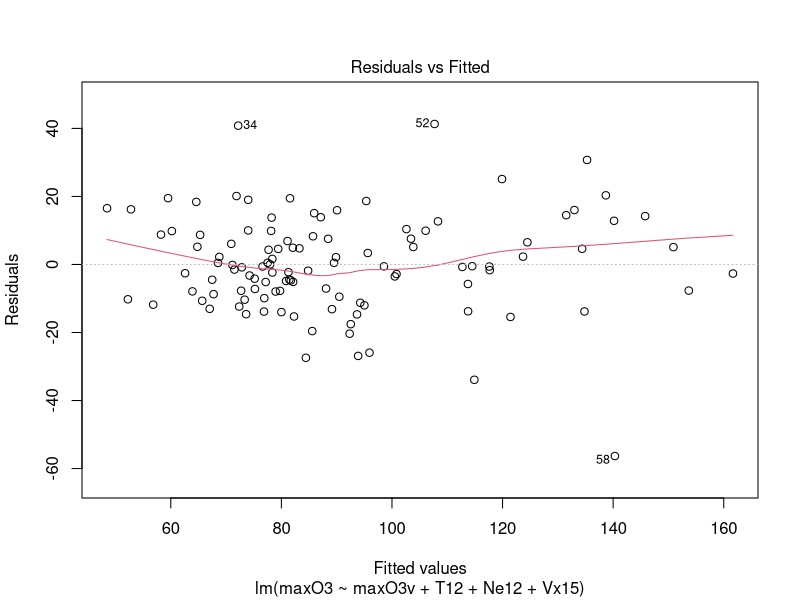
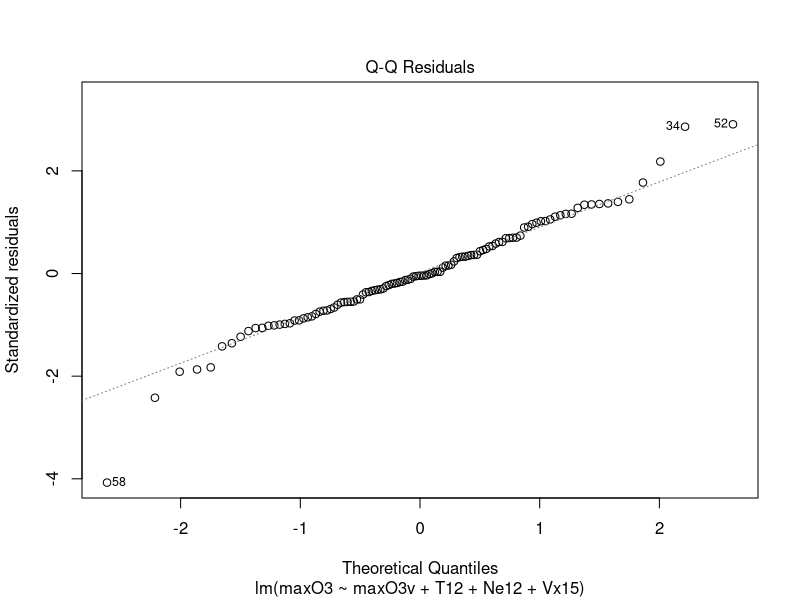
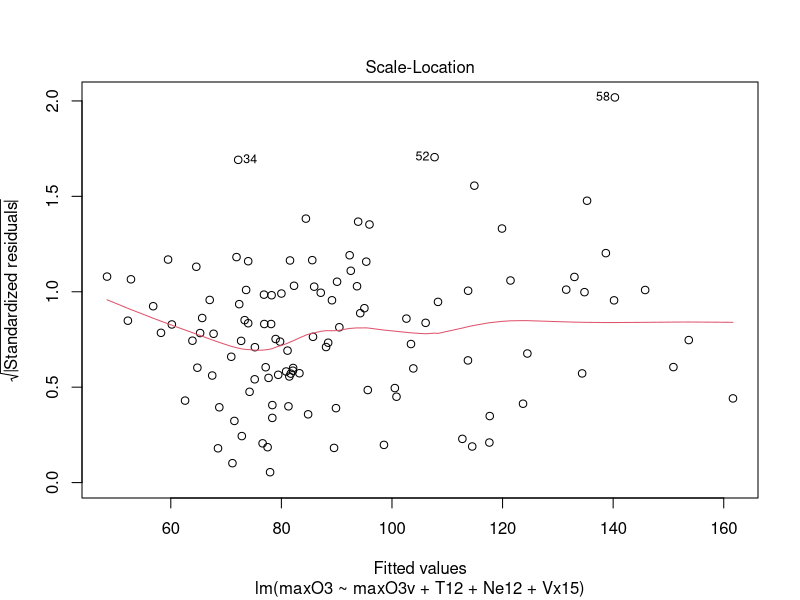
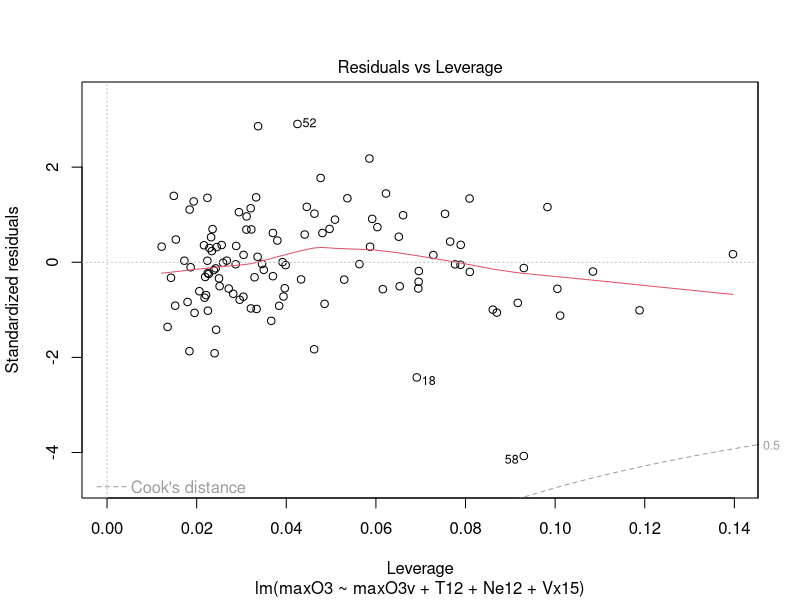
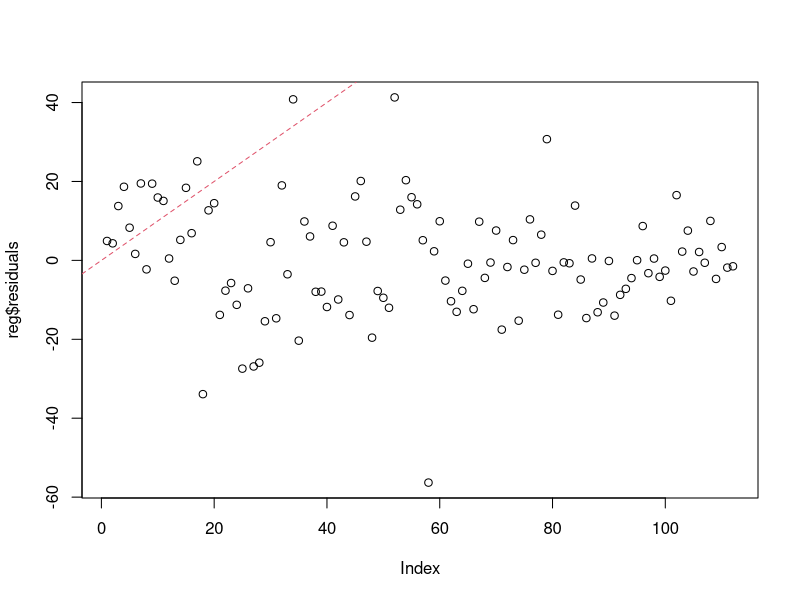
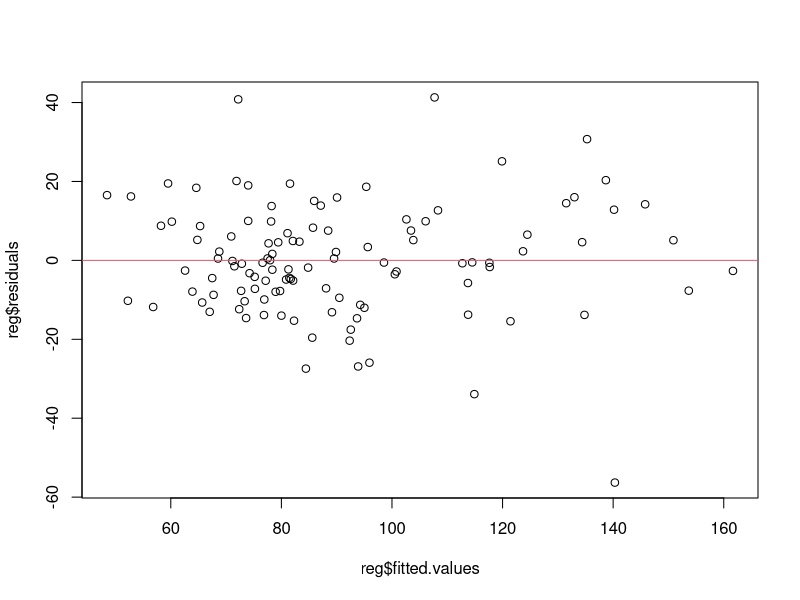
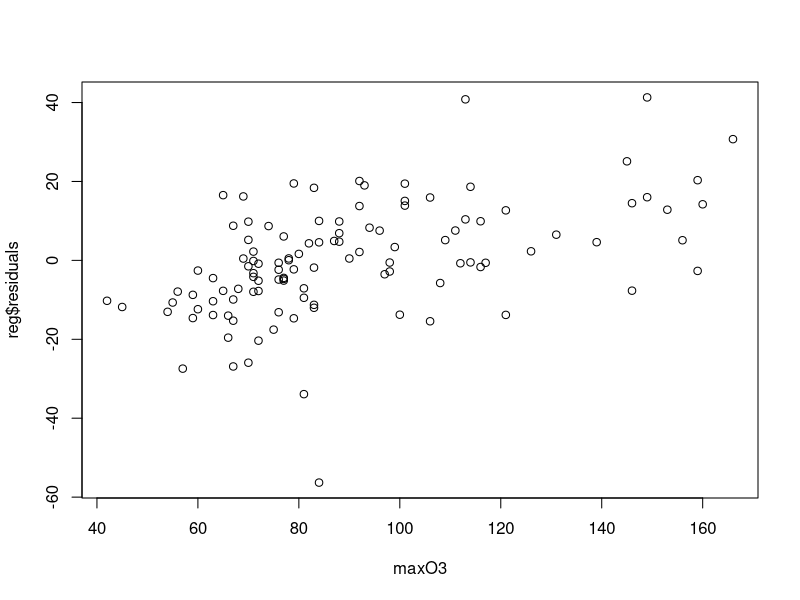
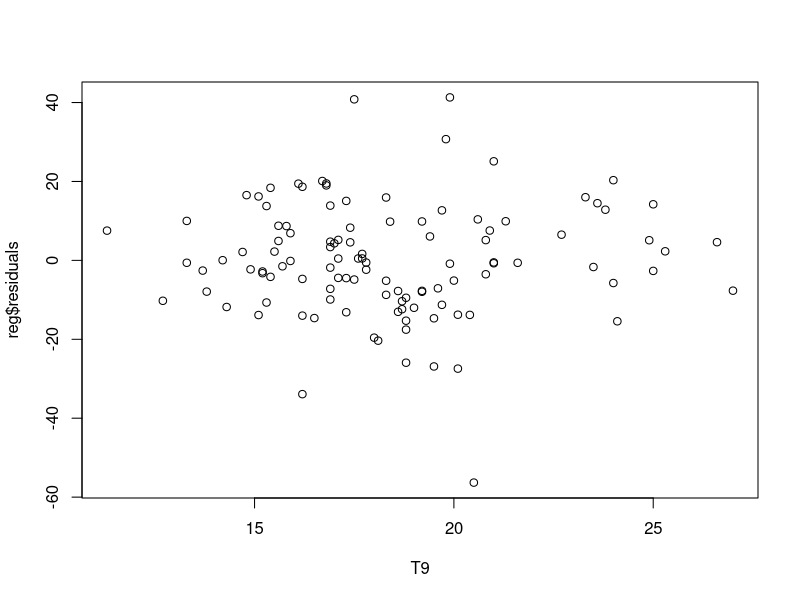

Reproduce these figures in R, in order. (Note: this script raises an error after producing the figures.)
# Data frame à partir d’un fichier csv
ozone=read.csv2("ozone.csv") #
# vérification
summary(ozone)

# avant de faire régression on regarde la correlation entre les var explicatives 
#et on enlève celles qui sont trop corrélées
attach(ozone)
X=cbind(rep(1,112),maxO3v,T12,Ne12,Vx15)
dim(X)
round(cor(X),2)

#1
reg=lm(maxO3~maxO3v+T12+Ne12+Vx15, data=ozone)
summary(reg)
plot(reg)

#2
attach(ozone)
res=maxO3 - reg$fitted.values
res = reg$residuals

#3 graphe des résidus par ordre du num d'observation
plot(reg$residuals)
abline(a=0,b=1,lty=2, col=2)

# résidus en fonction de Ychap
plot(reg$fitted.values, reg$residuals)
abline(h=0,col=2)

# résidus en fonction des var explicatives
plot(maxO3,reg$residuals)
plot(T9, reg$residuals)

#boucle sur les var explicatives

noms=c('maxO3v','T12','Ne12','Vx15')
pos=c(12,4,7,11)
for(v in pos){
  plot(x=ozone[,v],y=res,main=names(ozone[v]))
  abline(h=0, lty=2, col=2, lwd=2)
}

#4 H=X(X'X)^(-1)X'
H=X%*%solve(t(X)%*%X)%*%t(X)
dim(H)

#comparaison entre la matrice H et la fonction influence

inf<-influence(reg)
inf$hat # meme chose que diagonale de H

seuil = 2* dim(X)[2]/dim(X)[1]
plot(diag(H))
abline(h=seuil,col=3)

#5 résidus standardisés

sigma2chap = sum(reg$residuals^2)/(dim(X)[1]-dim(X)[2]-1)
rstand= reg$residuals/sqrt(sigma2chap*(1-diag(H)))

plot(reg$fitted.values,rstand,main = "résidus standardisés")
abline(h=2,col=3)
abline(h=-2, col=3)

# Autre méthode avec une fonction qui existe déjà
rstandard(reg)

# 6 erreur de test (on enlève un individu, on entrine le modèle sans et on regarde si on a une bonne prédiction)

errtest = reg$residuals/(1-diag(H))

PRESS = sum(errtest^2)

# résidus studentisés

sigma2chaptest =  sum(errtest^2)/(dim(X)[1]-dim(X)[2]-1)
rstud = reg$residuals/sqrt(sigma2chaptest*(1-diag(H)))

plot(reg$fitted.values,rstud,main = "résidus standardisés")
abline(h=2,col=3)
abline(h=-2, col=3)

# 8 Distance de cook

Dcooks = cooks.distance(reg)
plot(Dcooks)

#9 Q-Q plot on compare les quantiles d'une loi normale aux quantiles des résidus
# ils sont sencés etre les mêmes

echgauss = rnorm(n=1000,mean=0,sd=1)

qqplot(rstand,echgauss)
abline(a=0,b=1, col=2)

# ________________________TP2__________________________

reg6v = lm(maxO3~maxO3v+T9+Vx12+T12+Ne12+Vx15+Ne15, data=ozone)

reg_back=step(reg6v, direction = "backward")
reg_back

reg_both=step(reg6v, direction = "both")
reg_both

reg_1v = lm()

reg_for=step(reg6v, direction = "forward")
reg_for

#1
install.packages("leaps")
library(leaps)
